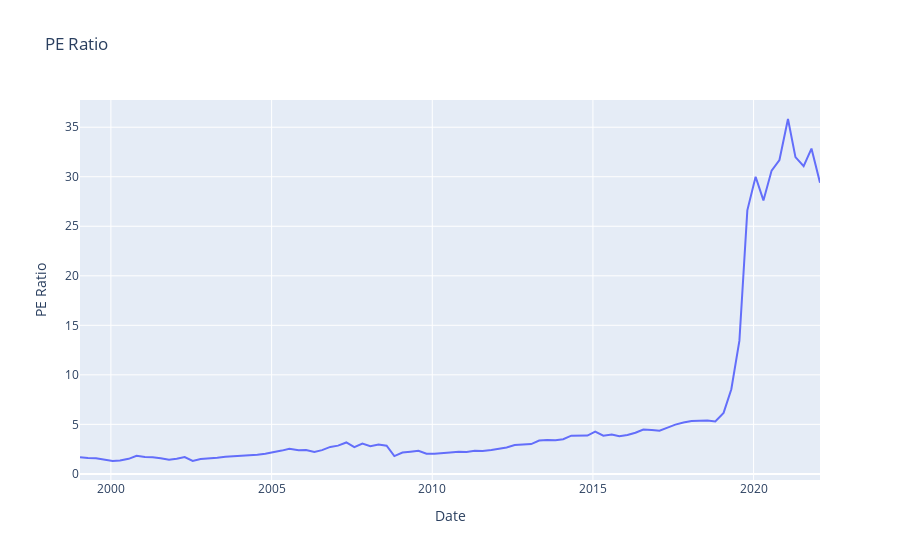

Source (notebook cell):
### Code cell
# plots
fig1 = go.Figure(data = go.Scatter(x = earntime[:-3], y = pers, name = 'PER'))
fig1.update_layout(title='PE Ratio', xaxis_title='Date', yaxis_title='PE Ratio')
fig1.show()
